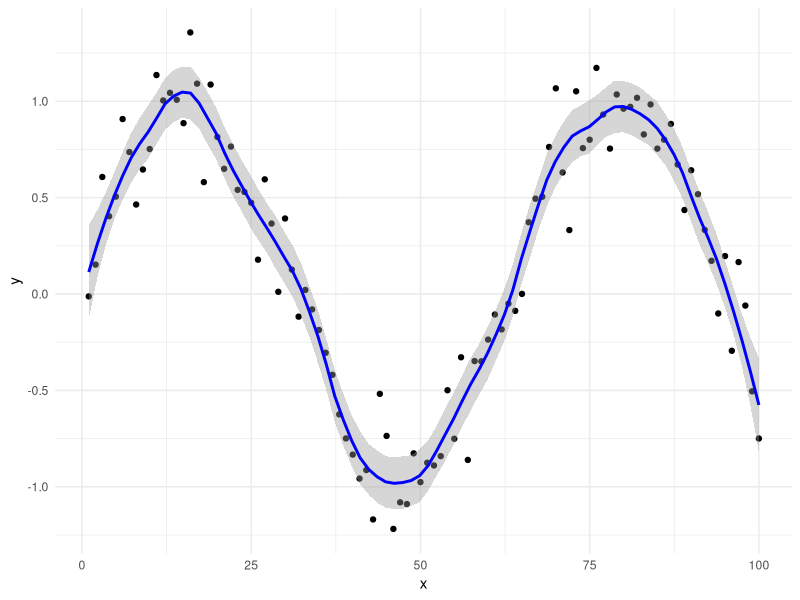

Write the R code that produced this figure.
library(ggplot2)

# Sample Data
set.seed(123)
# basically we just created a sample dataframe with two columns x and y with randomized values
df <- data.frame(x = 1:100, y = sin(1:100/10) + rnorm(100, 0, 0.2))


# loess smoothing basically provides a model that "learns" the pattern of the dataframe
# Plot with LOESS smoothing
ggplot(df, aes(x, y)) +
  geom_point() +
  geom_smooth(method = "loess", span = 0.2, color = "blue") + # LOESS curve
  theme_minimal()
